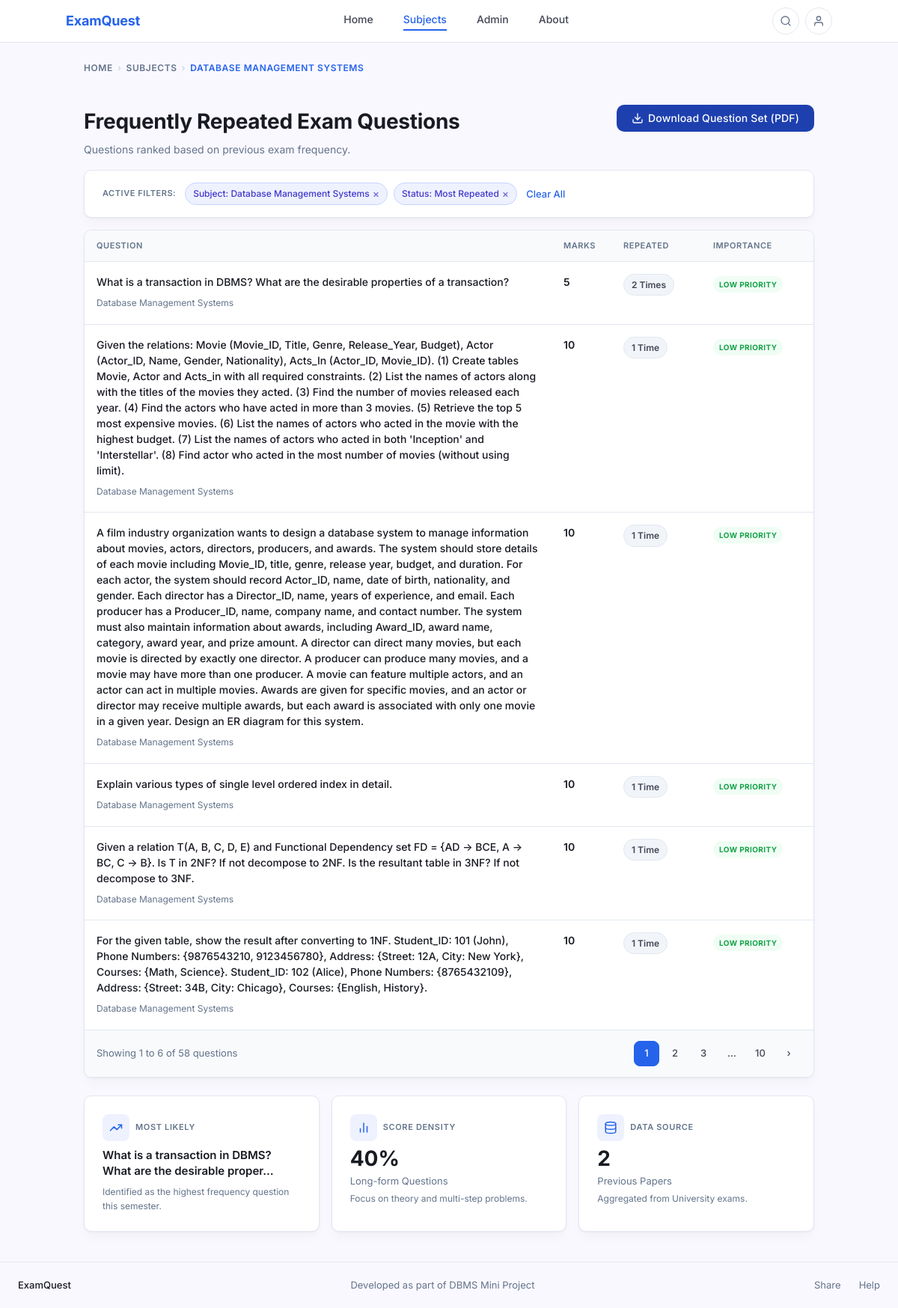
The app's page /questions.php?subject_id=6 with its own data.
### tables this page shows
CREATE TABLE subject (
    subject_id   INT AUTO_INCREMENT PRIMARY KEY,
    subject_name VARCHAR(200) NOT NULL,
    semester     VARCHAR(10)  NOT NULL,
    subject_type VARCHAR(50)  NOT NULL DEFAULT 'Core Subject',
    syllabus_id  INT NOT NULL,
    branch_id    INT NOT NULL,
    UNIQUE KEY uq_subject (subject_name(150), semester, syllabus_id, branch_id),
    FOREIGN KEY (syllabus_id) REFERENCES syllabus(syllabus_id) ON DELETE CASCADE,
    FOREIGN KEY (branch_id)   REFERENCES branch(branch_id)     ON DELETE CASCADE
);

CREATE TABLE questions (
    question_id   INT AUTO_INCREMENT PRIMARY KEY,
    subject_id    INT         NOT NULL,
    question_text MEDIUMTEXT  NOT NULL,
    marks         INT         NOT NULL DEFAULT 0,
    frequency     INT         NOT NULL DEFAULT 1,
    UNIQUE KEY uq_question (subject_id, question_text(500)),
    FOREIGN KEY (subject_id) REFERENCES subject(subject_id) ON DELETE CASCADE
);

### questions.php (the view, shortened to what this page needs)
<?php
require_once 'db.php';
$subject_id  = intval($_GET['subject_id']  ?? 0);
$syllabus_id = intval($_GET['syllabus_id'] ?? 0);
$branch_id   = intval($_GET['branch_id']   ?? 0);
$semester    = trim($_GET['semester']       ?? '');
$page        = max(1, intval($_GET['page'] ?? 1));
$stmt = $conn->prepare('
    SELECT s.subject_name, s.semester, s.subject_type,
           sy.regulation_year, b.branch_name,
           s.syllabus_id, s.branch_id
    FROM subject s
    JOIN syllabus sy ON sy.syllabus_id = s.syllabus_id
    JOIN branch   b  ON b.branch_id   = s.branch_id
    WHERE s.subject_id = ?
');
$stmt->bind_param('i', $subject_id);
$stmt->execute();
$subject_info = $stmt->get_result()->fetch_assoc();
if ($syllabus_id <= 0) $syllabus_id = intval($subject_info['syllabus_id']);
if ($branch_id   <= 0) $branch_id   = intval($subject_info['branch_id']);
if ($semester === '')  $semester    = $subject_info['semester'];
$stmt = $conn->prepare('SELECT COUNT(*) AS total FROM questions WHERE subject_id = ?');
$stmt->bind_param('i', $subject_id);
$stmt->execute();
$total_questions = intval($stmt->get_result()->fetch_assoc()['total']);
$total_pages = $total_questions > 0 ? (int)ceil($total_questions / PER_PAGE) : 1;
$page = min($page, $total_pages);
$offset = ($page - 1) * PER_PAGE;
$stmt = $conn->prepare('
    SELECT question_id, question_text, marks, frequency
    FROM questions
    WHERE subject_id = ?
    ORDER BY frequency DESC, marks DESC
    LIMIT ? OFFSET ?
');
$stmt->bind_param('iii', $subject_id, PER_PAGE, $offset);
$stmt->execute();
$questions_result = $stmt->get_result();
$questions = [];
while ($row = $questions_result->fetch_assoc()) {
    $questions[] = $row;
}
function getImportance(int $freq): array {
    return              ['label' => 'LOW PRIORITY',         'class' => 'badge--green'];
}
function getRepeatedLabel(int $freq): string {
    return $freq === 1 ? '1 Time' : $freq . ' Times';
}
$stmt = $conn->prepare('SELECT COUNT(*) AS cnt FROM questions WHERE subject_id = ? AND marks >= 10');
$stmt->bind_param('i', $subject_id);
$stmt->execute();
$long_form_count = intval($stmt->get_result()->fetch_assoc()['cnt']);
$long_form_pct = $total_questions > 0 ? round(($long_form_count / $total_questions) * 100) : 0;
$stmt = $conn->prepare('SELECT MAX(frequency) AS max_freq FROM questions WHERE subject_id = ?');
$stmt->bind_param('i', $subject_id);
$stmt->execute();
$max_freq = intval($stmt->get_result()->fetch_assoc()['max_freq']);
$stmt = $conn->prepare('SELECT question_text FROM questions WHERE subject_id = ? ORDER BY frequency DESC LIMIT 1');
$stmt->bind_param('i', $subject_id);
$stmt->execute();
$top_row = $stmt->get_result()->fetch_assoc();
$top_topic = $top_row ? (strlen($top_row['question_text']) > 60 ? substr($top_row['question_text'], 0, 60) . '…' : $top_row['question_text']) : 'N/A';
function pageUrl(int $p): string {
    $params = $_GET;
    $params['page'] = $p;
    return '?' . http_build_query($params);
}
?>
<!DOCTYPE html>
<html lang="en">
<head>
    <link rel="stylesheet" href="style.css">
</head>
<body>
<nav class="nav">
    <div class="nav__inner">
        <a href="index.php" class="nav__brand">ExamQuest</a>
        <div class="nav__links">
            <a href="index.php">Home</a>
            <a href="subject.php?syllabus_id=<?= $syllabus_id ?>&branch_id=<?= $branch_id ?>&semester=<?= urlencode($semester) ?>" class="active">Subjects</a>
            <a href="admin.php">Admin</a>
            <a href="about.php">About</a>
        </div>
        <div class="nav__actions">
            <button class="nav__icon-btn" title="Search" aria-label="Search">
                <svg xmlns="http://www.w3.org/2000/svg" width="16" height="16" viewBox="0 0 24 24" fill="none" stroke="currentColor" stroke-width="2" stroke-linecap="round" stroke-linejoin="round"><circle cx="11" cy="11" r="8"/><line x1="21" y1="21" x2="16.65" y2="16.65"/></svg>
            </button>
            <button class="nav__icon-btn" title="Account" aria-label="Account">
                <svg xmlns="http://www.w3.org/2000/svg" width="16" height="16" viewBox="0 0 24 24" fill="none" stroke="currentColor" stroke-width="2" stroke-linecap="round" stroke-linejoin="round"><path d="M20 21v-2a4 4 0 0 0-4-4H8a4 4 0 0 0-4 4v2"/><circle cx="12" cy="7" r="4"/></svg>
            </button>
        </div>
    </div>
</nav>
<main>
    <div class="container questions-layout">
        <nav class="breadcrumb" aria-label="Breadcrumb">
            <a href="index.php">Home</a>
            <span class="breadcrumb__sep">›</span>
            <a href="subject.php?syllabus_id=<?= $syllabus_id ?>&branch_id=<?= $branch_id ?>&semester=<?= urlencode($semester) ?>">Subjects</a>
            <span class="breadcrumb__sep">›</span>
            <span class="breadcrumb__current"><?= htmlspecialchars(strtoupper($subject_info['subject_name']), ENT_QUOTES, 'UTF-8') ?></span>
        </nav>
        <div class="page-header">
            <div>
                <h1>Frequently Repeated Exam Questions</h1>
                <p>Questions ranked based on previous exam frequency.</p>
            </div>
            <a href="generate_pdf.php?subject_id=<?= $subject_id ?>" class="btn btn--pdf">
                <svg xmlns="http://www.w3.org/2000/svg" width="16" height="16" viewBox="0 0 24 24" fill="none" stroke="currentColor" stroke-width="2" stroke-linecap="round" stroke-linejoin="round"><path d="M21 15v4a2 2 0 0 1-2 2H5a2 2 0 0 1-2-2v-4"/><polyline points="7 10 12 15 17 10"/><line x1="12" y1="15" x2="12" y2="3"/></svg>
                Download Question Set (PDF)
            </a>
        </div>
        <div class="card active-filters">
            <span class="active-filters__label">Active Filters:</span>
            <span class="chip">Subject: <?= htmlspecialchars($subject_info['subject_name'], ENT_QUOTES, 'UTF-8') ?> <a href="subject.php?syllabus_id=<?= $syllabus_id ?>&branch_id=<?= $branch_id ?>&semester=<?= urlencode($semester) ?>">×</a></span>
            <span class="chip">Status: Most Repeated <a href="<?= pageUrl(1) ?>">×</a></span>
            <a href="subject.php?syllabus_id=<?= $syllabus_id ?>&branch_id=<?= $branch_id ?>&semester=<?= urlencode($semester) ?>" class="link--clear">Clear All</a>
        </div>
        <?php if (empty($questions)): ?>
        <div class="card" style="text-align:center;padding:48px;color:var(--color-secondary-text);">
            <p>No questions available for this subject yet.</p>
            <a href="admin.php" class="btn btn--primary" style="margin-top:16px;">Add Questions</a>
        </div>
        <?php else: ?>
        <div class="card question-table">
            <table>
                <thead>
                    <tr>
                        <th>Question</th>
                        <th style="width:80px;">Marks</th>
                        <th style="width:120px;">Repeated</th>
                        <th style="width:150px;">Importance</th>
                    </tr>
                </thead>
                <tbody>
                    <?php foreach ($questions as $i => $q):
                          $imp = getImportance(intval($q['frequency']));
                    ?>
                    <tr>
                        <td>
                            <p class="question-text"><?= htmlspecialchars($q['question_text'], ENT_QUOTES, 'UTF-8') ?></p>
                            <span class="question-meta">
                                <?= htmlspecialchars($subject_info['subject_name'], ENT_QUOTES, 'UTF-8') ?>
                            </span>
                        </td>
                        <td class="marks-cell"><?= intval($q['marks']) ?></td>
                        <td class="freq-cell">
                            <span class="freq-badge"><?= getRepeatedLabel(intval($q['frequency'])) ?></span>
                        </td>
                        <td class="importance-cell">
                            <span class="badge <?= $imp['class'] ?>"><?= $imp['label'] ?></span>
                        </td>
                    </tr>
                    <?php endforeach; ?>
                </tbody>
            </table>
            <div class="pagination">
                <span class="pagination__info">
                    Showing <?= $offset + 1 ?> to <?= min($offset + PER_PAGE, $total_questions) ?> of <?= $total_questions ?> questions
                </span>
                <div class="pagination__pages">
                    <?php
                    $window = 2;
                    $shown = [];
                    for ($p = 1; $p <= $total_pages; $p++) {
                        if ($p === 1 || $p === $total_pages || abs($p - $page) <= $window) {
                            $shown[] = $p;
                        }
                    }
                    $prev = null;
                    foreach ($shown as $p):
                        if ($prev !== null && $p - $prev > 1): ?>
                        <span class="page-btn page-btn--ellipsis">…</span>
                    <?php endif; ?>
                    <a href="<?= pageUrl($p) ?>"
                       class="page-btn <?= $p === $page ? 'page-btn--active' : '' ?>"
                       aria-label="Page <?= $p ?>"
                       <?= $p === $page ? 'aria-current="page"' : '' ?>>
                        <?= $p ?>
                    </a>
                    <?php $prev = $p;
                    endforeach; ?>
                    <?php if ($page < $total_pages): ?>
                    <a href="<?= pageUrl($page + 1) ?>" class="page-btn" aria-label="Next page">›</a>
                    <?php endif; ?>
                </div>
            </div>
        </div>
        <?php endif; ?>
        <div class="stats-row">
            <div class="card stat-card">
                <div class="stat-card__header">
                    <div class="stat-card__icon">
                        <svg xmlns="http://www.w3.org/2000/svg" viewBox="0 0 24 24" fill="none" stroke="currentColor" stroke-width="2" stroke-linecap="round" stroke-linejoin="round"><polyline points="22 7 13.5 15.5 8.5 10.5 2 17"/><polyline points="16 7 22 7 22 13"/></svg>
                    </div>
                    <span class="stat-card__eyebrow">Most Likely</span>
                </div>
                <div style="font-size:15px;font-weight:600;color:var(--color-on-surface);line-height:1.4;margin-bottom:4px;">
                    <?= htmlspecialchars(strlen($top_topic) > 80 ? substr($top_topic, 0, 80) . '…' : $top_topic, ENT_QUOTES, 'UTF-8') ?>
                </div>
                <div class="stat-card__note">Identified as the highest frequency question this semester.</div>
            </div>
            <div class="card stat-card">
                <div class="stat-card__header">
                    <div class="stat-card__icon">
                        <svg xmlns="http://www.w3.org/2000/svg" viewBox="0 0 24 24" fill="none" stroke="currentColor" stroke-width="2" stroke-linecap="round" stroke-linejoin="round"><line x1="18" y1="20" x2="18" y2="10"/><line x1="12" y1="20" x2="12" y2="4"/><line x1="6" y1="20" x2="6" y2="14"/></svg>
                    </div>
                    <span class="stat-card__eyebrow">Score Density</span>
                </div>
                <div class="stat-card__value"><?= $long_form_pct ?>%</div>
                <div class="stat-card__label">Long-form Questions</div>
                <div class="stat-card__note">Focus on theory and multi-step problems.</div>
            </div>
            <div class="card stat-card">
                <div class="stat-card__header">
                    <div class="stat-card__icon">
                        <svg xmlns="http://www.w3.org/2000/svg" viewBox="0 0 24 24" fill="none" stroke="currentColor" stroke-width="2" stroke-linecap="round" stroke-linejoin="round"><ellipse cx="12" cy="5" rx="9" ry="3"/><path d="M21 12c0 1.66-4 3-9 3s-9-1.34-9-3"/><path d="M3 5v14c0 1.66 4 3 9 3s9-1.34 9-3V5"/></svg>
                    </div>
                    <span class="stat-card__eyebrow">Data Source</span>
                </div>
                <div class="stat-card__value"><?= $max_freq ?></div>
                <div class="stat-card__label">Previous Papers</div>
                <div class="stat-card__note">Aggregated from University exams.</div>
            </div>
        </div>
    </div>
</main>
<footer class="footer">
    <div class="footer__brand">ExamQuest</div>
    <div class="footer__tagline">Developed as part of DBMS Mini Project</div>
    <div class="footer__links">
        <a href="#">Share</a>
        <a href="#">Help</a>
    </div>
</footer>
</body>
</html>

### records on screen
subject: subject_name "DATABASE MANAGEMENT SYSTEMS", subject_name "Database Management Systems"
questions: question_text "What is a transaction in DBMS? What are the desirable properties of a transaction?", subject.subject_name "Database Management Systems", marks "5", frequency "2 Times", frequency "LOW PRIORITY", question_text "What is a transaction in DBMS? What are the desirable proper…"
questions: question_text "Given the relations: Movie (Movie_ID, Title, Genre, Release_Year, Budget), Actor (Actor_ID, Name, Gender, Nationality), Acts_In (Actor_ID, Movie_ID). (1) Create tables Movie, Actor and Acts_in with all required constraints. (2) List the names of actors along with the titles of the movies they acted. (3) Find the number of movies released each year. (4) Find the actors who have acted in more than 3 movies. (5) Retrieve the top 5 most expensive movies. (6) List the names of actors who acted in the movie with the highest budget. (7) List the names of actors who acted in both 'Inception' and 'Interstellar'. (8) Find actor who acted in the most number of movies (without using limit).", subject.subject_name "Database Management Systems", marks "10", frequency "1 Time", frequency "LOW PRIORITY"
questions: question_text "A film industry organization wants to design a database system to manage information about movies, actors, directors, producers, and awards. The system should store details of each movie including Movie_ID, title, genre, release year, budget, and duration. For each actor, the system should record Actor_ID, name, date of birth, nationality, and gender. Each director has a Director_ID, name, years of experience, and email. Each producer has a Producer_ID, name, company name, and contact number. The system must also maintain information about awards, including Award_ID, award name, category, award year, and prize amount. A director can direct many movies, but each movie is directed by exactly…", subject.subject_name "Database Management Systems", marks "10", frequency "1 Time", frequency "LOW PRIORITY"
questions: question_text "Explain various types of single level ordered index in detail.", subject.subject_name "Database Management Systems", marks "10", frequency "1 Time", frequency "LOW PRIORITY"
questions: question_text "Given a relation T(A, B, C, D, E) and Functional Dependency set FD = {AD → BCE, A → BC, C → B}. Is T in 2NF? If not decompose to 2NF. Is the resultant table in 3NF? If not decompose to 3NF.", subject.subject_name "Database Management Systems", marks "10", frequency "1 Time", frequency "LOW PRIORITY"
questions: question_text "For the given table, show the result after converting to 1NF. Student_ID: 101 (John), Phone Numbers: {9876543210, 9123456780}, Address: {Street: 12A, City: New York}, Courses: {Math, Science}. Student_ID: 102 (Alice), Phone Numbers: {8765432109}, Address: {Street: 34B, City: Chicago}, Courses: {English, History}.", subject.subject_name "Database Management Systems", marks "10", frequency "1 Time", frequency "LOW PRIORITY"

### other values on screen
$offset + 1 "1"
min($offset + PER_PAGE, $total_questions) "6"
$total_questions "58"
$p "1"
$p "2"
$p "3"
$p "10"
$long_form_pct "40"
$max_freq "2"
